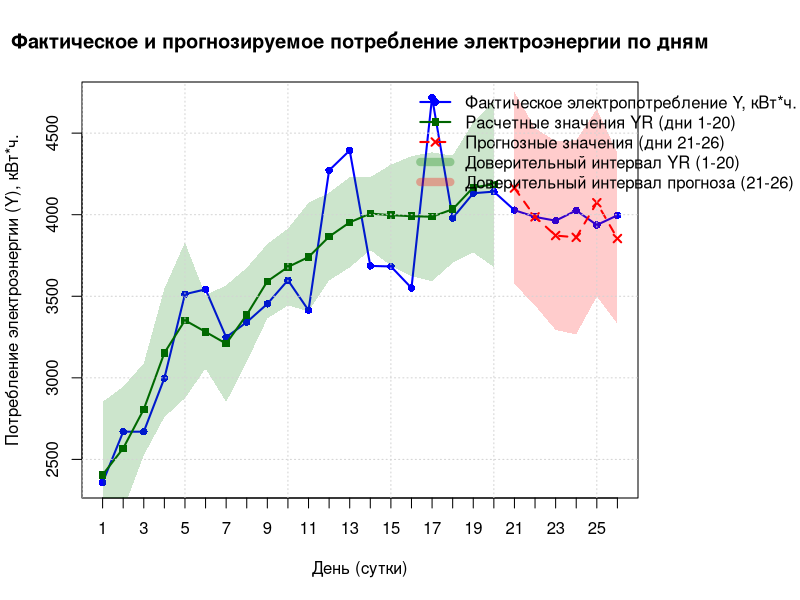

Generate this figure with R:
augment <- function(X) {
  N <- nrow(X)
  augmented_X <- matrix(1, nrow = N, ncol = 5)
  augmented_X[, 2] <- X[, 1]  # X1
  augmented_X[, 3] <- X[, 1]^2  # X2 = X1^2
  augmented_X[, 4] <- X[, 2]  # X3
  augmented_X[, 5] <- X[, 1] * X[, 2]  # X4 = X1 * X3
  return(augmented_X)
}

# Функция для выполнения регрессионного анализа данных и прогнозирования
run_regression <- function(X, Y) {
  # 1. Формирование матрицы X с помощью augment
  augmented_X <- augment(X)
  
  # 2. Расчет коэффициентов B регрессионной модели
  B <- solve(t(augmented_X) %*% augmented_X) %*% t(augmented_X) %*% Y
  
  # 3. Вычисление расчетных значений зависимой переменной YR
  YR <- augmented_X %*% B
  
  # 4. Проверка адекватности модели по F-критерию Фишера-Снедекора
  N <- nrow(augmented_X)
  k <- ncol(augmented_X)
  Dad <- sum((Y - YR)^2) / (N - k)
  YSR <- mean(Y)
  DY <- sum((Y - YSR)^2) / (N - 1)
  FR <- DY / Dad
  
  # Критическое значение F-статистики
  alpha <- 0.05
  df1 <- k - 1
  df2 <- N - k
  F_critical <- qf(1 - alpha, df1, df2)
  
  # Корреляция и p-value
  cor_test <- cor.test(as.vector(Y), as.vector(YR))
  
  # Решение по адекватности модели
  decision <- ifelse(FR > F_critical, "Адекватна", "Неадекватна")
  cat(sprintf("Модель %s. Коэффициент корреляции: %.4f, p-value: %.4f\n", 
              decision, cor_test$estimate, cor_test$p.value))
  
  # 5. Расчет доверительных интервалов
  G <- solve(t(augmented_X) %*% augmented_X)
  df <- N - k
  confidence <- 0.95
  t_value <- qt((1 + confidence) / 2, df)
  SE_YR <- sqrt(diag(augmented_X %*% G %*% t(augmented_X)) * Dad)
  Y_conf_low <- YR - t_value * SE_YR
  Y_conf_high <- YR + t_value * SE_YR
  
  return(list(
    YR = as.vector(YR),
    B = B,
    Y_conf_low = as.vector(Y_conf_low),
    Y_conf_high = as.vector(Y_conf_high)
  ))
}

# Функция для выполнения скользящего окна и прогнозирования
rolling_window_prediction <- function(initial_X, initial_Y, additional_X, additional_Y, window_size = 20) {
  X_window <- initial_X
  Y_window <- initial_Y

  predictions <- numeric()
  predictions_low <- numeric()
  predictions_high <- numeric()
  actuals <- numeric()
  days <- numeric()

  # Проход по каждому новому дню
  for (i in 1:nrow(additional_X)) {
    day_number <- window_size + i
    temperature <- additional_X[i, 2]
    actual_Y_val <- additional_Y[i, 1]

    # Выполнение регрессионного анализа на текущем окне
    result <- run_regression(X_window, Y_window)
    
    # Формирование матрицы X для прогнозирования нового дня
    new_day_X <- matrix(additional_X[i, ], nrow = 1)
    augmented_new_X <- augment(new_day_X)

    # Прогнозирование Y для нового дня
    Y_pred <- augmented_new_X %*% result$B
    predicted_Y <- as.numeric(Y_pred[1, 1])

    # Доверительный интервал для прогнозных значений
    XT_augmented <- augment(X_window)
    G <- solve(t(XT_augmented) %*% XT_augmented)
    Dad <- sum((Y_window - (XT_augmented %*% result$B))^2) / (nrow(Y_window) - ncol(XT_augmented))
    SE_pred <- sqrt(augmented_new_X %*% G %*% t(augmented_new_X) * Dad)
    confidence <- 0.95
    t_value <- qt((1 + confidence) / 2, nrow(Y_window) - ncol(XT_augmented))
    Y_pred_low <- predicted_Y - t_value * SE_pred[1, 1]
    Y_pred_high <- predicted_Y + t_value * SE_pred[1, 1]

    # Сохранение прогнозируемого и фактического значений
    predictions <- c(predictions, predicted_Y)
    predictions_low <- c(predictions_low, Y_pred_low)
    predictions_high <- c(predictions_high, Y_pred_high)
    actuals <- c(actuals, actual_Y_val)
    days <- c(days, day_number)

    # Вывод только необходимых данных
    cat(sprintf("День %d: Температура = %.2f, Фактическое Y = %.2f, Прогнозное Y = %.2f\n", 
                day_number, temperature, actual_Y_val, predicted_Y))

    # Обновление окна
    X_window <- rbind(X_window[-1, , drop = FALSE], new_day_X)
    Y_window <- rbind(Y_window[-1, , drop = FALSE], matrix(actual_Y_val, ncol = 1))
  }

  return(list(
    predictions = predictions,
    predictions_low = predictions_low,
    predictions_high = predictions_high,
    actuals = actuals,
    days = days
  ))
}

# Исходные данные для первых 20 дней
raw_X_initial <- matrix(c(
  1, 21.5,
  2, 21.2,
  3, 22.1,
  4, 25.1,
  5, 26.4,
  6, 22.6,
  7, 17.7,
  8, 18.5,
  9, 21.2,
  10, 20.3,
  11, 17,
  12, 19.2,
  13, 19.4,
  14, 21.9,
  15, 25.5,
  16, 26.3,
  17, 26.3,
  18, 24.7,
  19, 21.4,
  20, 21.04
), ncol = 2, byrow = TRUE)

Y_initial <- matrix(c(
  2357.85, 2669.7, 2669.7, 2998.05, 3512.85, 3542.55, 3248.85, 3341.25,
  3453.45, 3598.65, 3413.85, 4271.85, 4393.95, 3686.1, 3682.8, 3550.8,
  4719, 3979.35, 4131.6, 4141.5
), ncol = 1)

# Фактические данные для прогнозирования на следующие дни (21-26)
additional_X <- matrix(c(
  21, 21.3,
  22, 23,
  23, 23.45,
  24, 23.8,
  25, 21.42,
  26, 23.09
), ncol = 2, byrow = TRUE)

additional_Y <- matrix(c(
  4027.65,
  3986.4,
  3963.3,
  4026,
  3936.9,
  3996.3
), ncol = 1)

# Объединение данных
all_X <- rbind(raw_X_initial, additional_X)
all_Y <- rbind(Y_initial, additional_Y)

# Выполнение регрессии на исходных данных (20 дней)
cat("Регрессия на исходных данных (20 дней):\n")
result_initial <- run_regression(raw_X_initial, Y_initial)
YR_initial <- result_initial$YR
B_initial <- result_initial$B
YR_initial_low <- result_initial$Y_conf_low
YR_initial_high <- result_initial$Y_conf_high

# Запуск функции скользящего окна и получение прогнозов
cat("\nПрогнозирование с использованием скользящего окна:\n")
prediction_results <- rolling_window_prediction(
  raw_X_initial, Y_initial, additional_X, additional_Y
)

# Построение графика базовыми средствами R
par(mar = c(5, 4, 4, 8) + 0.1)  # Увеличиваем правый отступ для легенды

# Создаем основной график
plot(1:26, all_Y, type = "o", col = "blue", pch = 16, lwd = 2,
     xlab = "День (сутки)", ylab = "Потребление электроэнергии (Y), кВт*ч.",
     main = "Фактическое и прогнозируемое потребление электроэнергии по дням",
     xlim = c(1, 26), ylim = range(c(all_Y, YR_initial, prediction_results$predictions)),
     xaxt = "n")
axis(1, at = 1:26)

# Добавляем расчетные значения для первых 20 дней
lines(1:20, YR_initial, type = "o", col = "darkgreen", pch = 15, lwd = 2)

# Добавляем доверительный интервал для первых 20 дней
polygon(c(1:20, 20:1), 
        c(YR_initial_low, rev(YR_initial_high)), 
        col = rgb(0, 0.5, 0, 0.2), border = NA)

# Добавляем прогнозируемые значения для дней 21-26
lines(21:26, prediction_results$predictions, type = "o", 
      col = "red", pch = 4, lwd = 2, lty = 2)

# Добавляем доверительный интервал для прогнозов
polygon(c(21:26, 26:21), 
        c(prediction_results$predictions_low, rev(prediction_results$predictions_high)), 
        col = rgb(1, 0, 0, 0.2), border = NA)

# Добавляем легенду
legend("topright", 
       legend = c("Фактическое электропотребление Y, кВт*ч.",
                 "Расчетные значения YR (дни 1-20)",
                 "Прогнозные значения (дни 21-26)",
                 "Доверительный интервал YR (1-20)",
                 "Доверительный интервал прогноза (21-26)"),
       col = c("blue", "darkgreen", "red", 
               rgb(0, 0.5, 0, 0.3), rgb(1, 0, 0, 0.3)),
       pch = c(16, 15, 4, NA, NA),
       lty = c(1, 1, 2, 1, 1),
       lwd = c(2, 2, 2, 8, 8),
       pt.cex = c(1, 1, 1, 1, 1),
       inset = c(-0.3, 0),
       xpd = TRUE,
       bty = "n")

# Добавляем сетку
grid()

# Вывод коэффициентов регрессии
cat("\nКоэффициенты регрессионной модели для исходных данных:\n")
print(B_initial)

# Вывод статистики по прогнозам
cat("\nСтатистика прогнозов:\n")
for (i in 1:length(prediction_results$days)) {
  cat(sprintf("День %d: Прогноз = %.2f, Факт = %.2f, Ошибка = %.2f\n",
              prediction_results$days[i],
              prediction_results$predictions[i],
              prediction_results$actuals[i],
              prediction_results$predictions[i] - prediction_results$actuals[i]))
}
